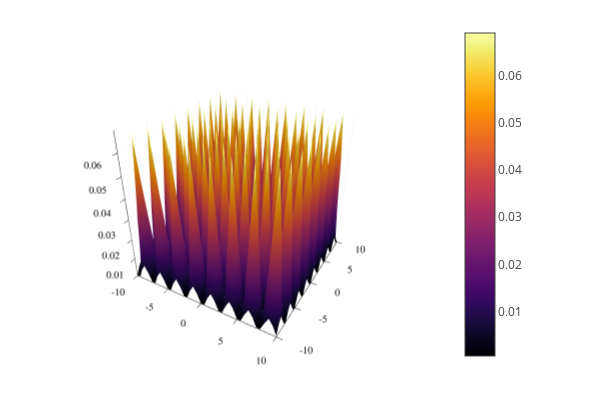

Write notebook code for a chart like this one.
### Code cell
# Vectorized approach
# Idea: Matrix Componentwise Multiplication -> Sum
# Creating a matrix filled with propagators

finalTime = 0.2
finalMat = Matrix{ComplexF32}(undef, posVectSize, posVectSize)

function propMat!(posMat, xf, xfp)
	propMat = Matrix{ComplexF32}(undef, posVectSize, posVectSize)
	for i in eachindex(posMat)
		propMat[i] = freePropagatorC(xf, xfp, posMat[i][1], posMat[i][2], finalTime, 0)
	end
	return propMat
end

for xf in pos1Vect
	for xfp in pos2Vect
		sumPos = 0
		finalMat[posToIndex(xf), posToIndex(xfp)] = sum(propMat!(posMat, xf, xfp) .* initMat)
	end
end

currentPlot = surface(pos1Vect, pos2Vect, round.(normalize(abs2.(finalMat)), digits = 6))

### Figure 1 — Plotly figure (JSON) as saved in the notebook; plotly's stock layout.template omitted (floating-point values rounded to 4 significant figures; data arrays with more than 128 entries replaced by an {"elided": "..."} marker saying what was removed)
{"data": [{"colorbar": {"len": 0.9525, "title": "", "x": 0.7578, "y": 0.5139}, "colorscale": {"elided": "256x2 mixed values"}, "name": "y1", "opacity": null, "scene": "scene", "showlegend": false, "showscale": true, "type": "surface", "x": [-10, -9.5, -9, -8.5, -8, -7.5, -7, -6.5, -6, -5.5, -5, -4.5, -4, -3.5, -3, -2.5, -2, -1.5, -1, -0.5, 0, 0.5, 1, 1.5, 2, 2.5, 3, 3.5, 4, 4.5, 5, 5.5, 6, 6.5, 7, 7.5, 8, 8.5, 9, 9.5, 10], "xaxis": "x", "y": [-10, -9.5, -9, -8.5, -8, -7.5, -7, -6.5, -6, -5.5, -5, -4.5, -4, -3.5, -3, -2.5, -2, -1.5, -1, -0.5, 0, 0.5, 1, 1.5, 2, 2.5, 3, 3.5, 4, 4.5, 5, 5.5, 6, 6.5, 7, 7.5, 8, 8.5, 9, 9.5, 10], "yaxis": "y", "z": {"elided": "41x41 float values"}, "zaxis": "z", "zmax": 0.06888, "zmin": 0.000514}], "layout": {"annotations": [], "height": 400, "legend": {"bgcolor": "rgba(255, 255, 255, 1.000)", "bordercolor": "rgba(0, 0, 0, 1.000)", "borderwidth": 1, "font": {"color": "rgba(0, 0, 0, 1.000)", "family": "sans-serif", "size": 11}, "title": {"font": {"color": "rgba(0, 0, 0, 1.000)", "family": "sans-serif", "size": 15}, "text": ""}, "tracegroupgap": 0, "traceorder": "normal", "x": 1, "xanchor": "auto", "y": 1, "yanchor": "auto"}, "margin": {"b": 20, "l": 0, "r": 0, "t": 20}, "paper_bgcolor": "rgba(255, 255, 255, 1.000)", "plot_bgcolor": "rgba(255, 255, 255, 1.000)", "scene": {"camera": {"eye": {"x": 1.126, "y": -1.95, "z": 1.3}, "projection": "orthographic"}, "domain": {"x": [0.05101, 0.7578], "y": [0.03762, 0.9902]}, "xaxis": {"gridcolor": "rgba(0, 0, 0, 0.100)", "gridwidth": 0.5, "linecolor": "rgba(0, 0, 0, 1.000)", "mirror": false, "range": [-10, 10], "showgrid": true, "showline": true, "showticklabels": true, "tickangle": 0, "tickcolor": "rgb(0, 0, 0)", "tickfont": {"color": "rgba(0, 0, 0, 1.000)", "family": "sans-serif", "size": 11}, "tickmode": "array", "ticks": "inside", "ticktext": ["-10", "-5", "0", "5", "10"], "tickvals": [-10, -5, 0, 5, 10], "title": "", "titlefont": {"color": "rgba(0, 0, 0, 1.000)", "family": "sans-serif", "size": 15}, "type": "-", "visible": true, "zeroline": false, "zerolinecolor": "rgba(0, 0, 0, 1.000)"}, "yaxis": {"gridcolor": "rgba(0, 0, 0, 0.100)", "gridwidth": 0.5, "linecolor": "rgba(0, 0, 0, 1.000)", "mirror": false, "range": [-10, 10], "showgrid": true, "showline": true, "showticklabels": true, "tickangle": 0, "tickcolor": "rgb(0, 0, 0)", "tickfont": {"color": "rgba(0, 0, 0, 1.000)", "family": "sans-serif", "size": 11}, "tickmode": "array", "ticks": "inside", "ticktext": ["-10", "-5", "0", "5", "10"], "tickvals": [-10, -5, 0, 5, 10], "title": "", "titlefont": {"color": "rgba(0, 0, 0, 1.000)", "family": "sans-serif", "size": 15}, "type": "-", "visible": true, "zeroline": false, "zerolinecolor": "rgba(0, 0, 0, 1.000)"}, "zaxis": {"gridcolor": "rgba(0, 0, 0, 0.100)", "gridwidth": 0.5, "linecolor": "rgba(0, 0, 0, 1.000)", "mirror": false, "range": [0.000514, 0.06888], "showgrid": true, "showline": true, "showticklabels": true, "tickangle": 0, "tickcolor": "rgb(0, 0, 0)", "tickfont": {"color": "rgba(0, 0, 0, 1.000)", "family": "sans-serif", "size": 11}, "tickmode": "array", "ticks": "inside", "ticktext": ["0.01", "0.02", "0.03", "0.04", "0.05", "0.06"], "tickvals": [0.01, 0.02, 0.03, 0.04, 0.05, 0.06], "title": "", "titlefont": {"color": "rgba(0, 0, 0, 1.000)", "family": "sans-serif", "size": 15}, "type": "-", "visible": true, "zeroline": false, "zerolinecolor": "rgba(0, 0, 0, 1.000)"}}, "showlegend": true, "width": 600}}
